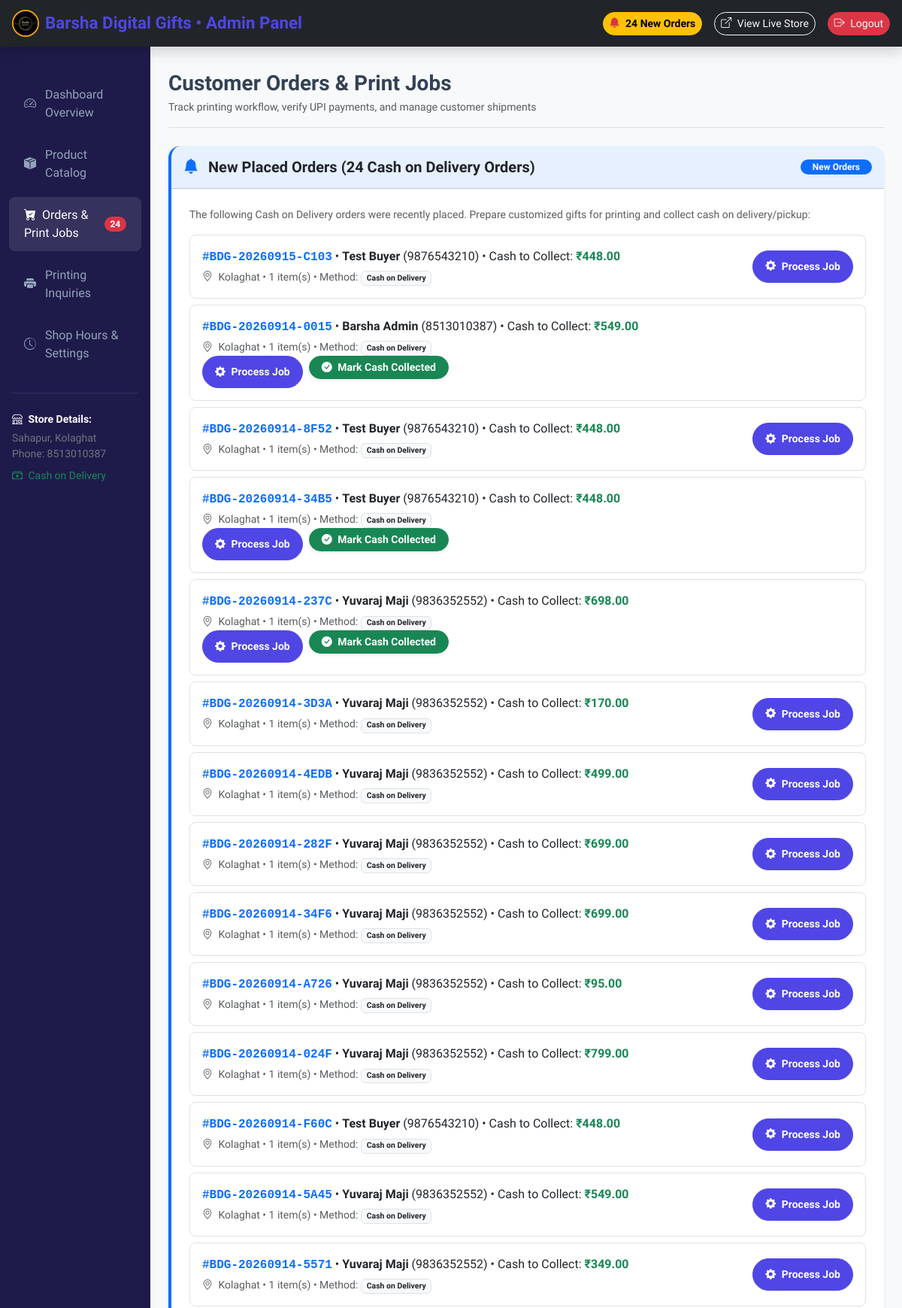
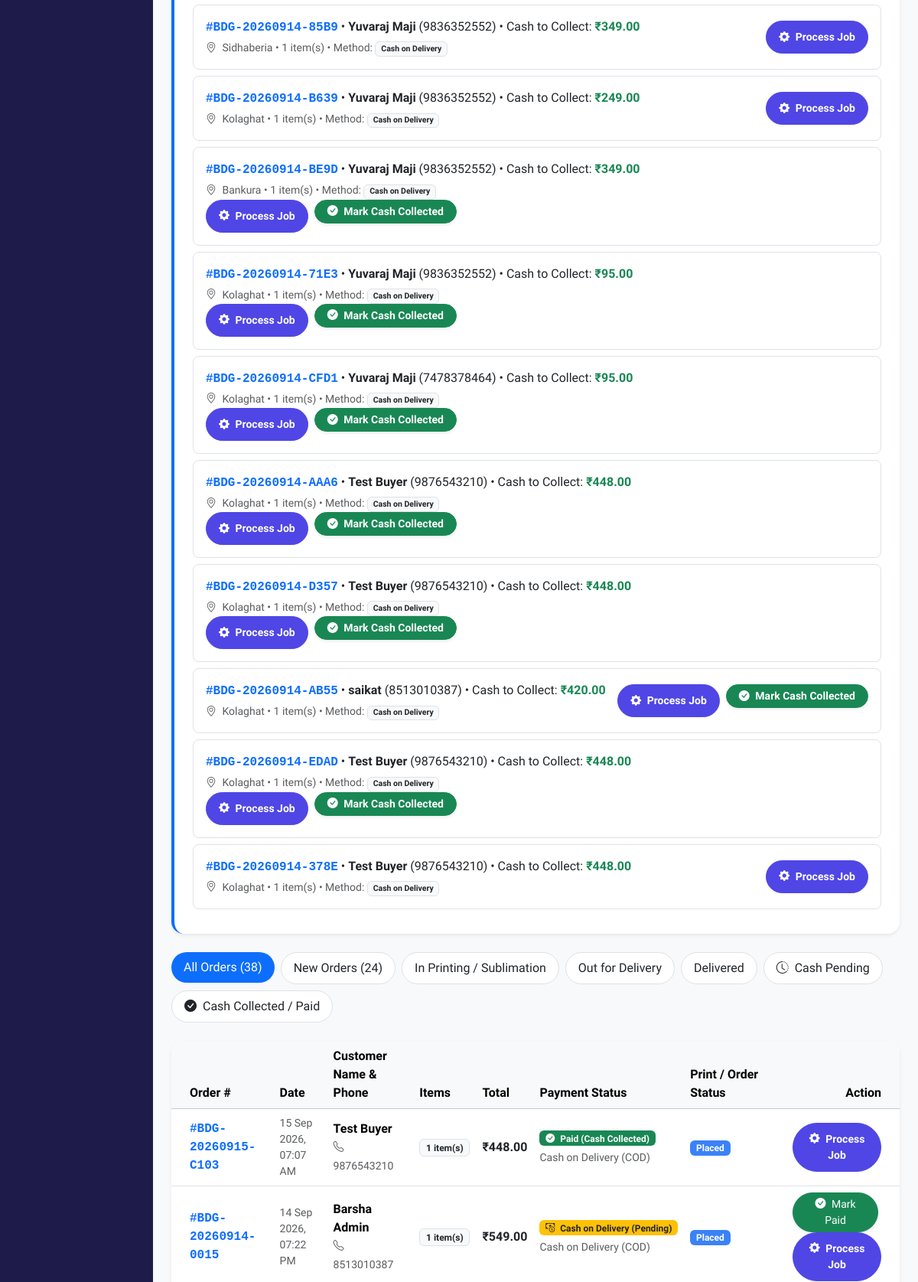
Page /admin/orders (signed in, upper part) on the committed database (2 pictures, top to bottom).
### models.py (models this page shows, shortened)
class Order(db.Model):
    __tablename__ = 'orders'
    id = db.Column(db.Integer, primary_key=True)
    order_number = db.Column(db.String(32), unique=True, nullable=False, index=True)
    user_id = db.Column(db.Integer, db.ForeignKey('users.id'), nullable=True)
    customer_name = db.Column(db.String(120), nullable=False)
    customer_phone = db.Column(db.String(20), nullable=False)
    customer_email = db.Column(db.String(120), nullable=False)
    delivery_address = db.Column(db.Text, nullable=False)
    city = db.Column(db.String(100), default="Kolaghat")
    pincode = db.Column(db.String(20), default="721134")
    order_notes = db.Column(db.Text, nullable=True)
    total_amount = db.Column(db.Float, nullable=False)
    payment_method = db.Column(db.String(50), default='cod')  # 'razorpay', 'upi_qr', 'cod'
    payment_status = db.Column(db.String(50), default='Pending') # 'Pending', 'Paid', 'Failed', 'Verified'
    order_status = db.Column(db.String(50), default='Placed')    # 'Placed', 'Processing', 'In Printing', 'Shipped', 'Delivered', 'Cancelled'
    razorpay_order_id = db.Column(db.String(100), nullable=True)
    razorpay_payment_id = db.Column(db.String(100), nullable=True)
    upi_utr = db.Column(db.String(100), nullable=True)
    upi_screenshot = db.Column(db.String(255), nullable=True)
    created_at = db.Column(db.DateTime, default=utc_now)
    updated_at = db.Column(db.DateTime, default=utc_now, onupdate=utc_now)
    items = db.relationship('OrderItem', backref='order', lazy=True, cascade='all, delete-orphan')

### app.py (the view)
@app.route('/admin/orders')
@admin_required
def admin_orders():
    status_filter = request.args.get('status')
    payment_filter = request.args.get('payment_status')
    query = Order.query
    if status_filter:
        query = query.filter_by(order_status=status_filter)
    if payment_filter:
        query = query.filter_by(payment_status=payment_filter)
    orders_list = query.order_by(Order.created_at.desc()).all()
    new_placed_orders = Order.query.filter_by(order_status='Placed').order_by(Order.created_at.desc()).all()
    return render_template('admin/orders.html',
                           orders=orders_list,
                           current_status=status_filter,
                           current_payment=payment_filter,
                           new_placed_orders=new_placed_orders)

### app.py (called while the page is built)
def admin_required(f):
    @wraps(f)
    def decorated_function(*args, **kwargs):
        if 'user_id' not in session:
            flash('Admin login required.', 'danger')
            return redirect(url_for('login', next=request.url))
        user = db.session.get(User, session['user_id'])
        if not user or not user.is_admin:
            flash('Access denied. Administrator privileges required.', 'danger')
            return redirect(url_for('index'))
        return f(*args, **kwargs)
    return decorated_function

@app.template_filter('currency')
def currency_filter(amount):
    try:
        return f"₹{float(amount):,.2f}"
    except (ValueError, TypeError):
        return f"₹{amount}"

### models.py (called while the page is built)
    @classmethod
    def get_val(cls, key, default=None):
        setting = cls.query.filter_by(key=key).first()
        return setting.value if setting and setting.value else default

### templates/admin/orders.html (shortened to what this page needs)
{% extends "admin/base_admin.html" %}
{% block content %}
<div class="d-flex justify-content-between flex-wrap flex-md-nowrap align-items-center pt-2 pb-3 mb-4 border-bottom">
    <div>
        <h1 class="h3 fw-bold mb-1">Customer Orders &amp; Print Jobs</h1>
        <p class="text-muted small mb-0">Track printing workflow, verify UPI payments, and manage customer shipments</p>
    </div>
</div>
{% if new_placed_orders %}
<div class="card border-0 shadow-sm rounded-4 mb-4 border-start border-primary border-4 overflow-hidden">
    <div class="card-header bg-primary bg-opacity-10 py-3 d-flex justify-content-between align-items-center">
        <h5 class="fw-bold mb-0 text-dark">
            <i class="bi bi-bell-fill text-primary me-2"></i>
            New Placed Orders ({{ new_placed_orders|length }} Cash on Delivery Orders)
        </h5>
        <span class="badge bg-primary rounded-pill px-3 py-1">New Orders</span>
    </div>
    <div class="card-body p-3 p-md-4">
        <p class="text-muted small mb-3">The following Cash on Delivery orders were recently placed. Prepare customized gifts for printing and collect cash on delivery/pickup:</p>
        <div class="list-group">
            {% for p_ord in new_placed_orders %}
            <div class="list-group-item list-group-item-action d-flex flex-wrap justify-content-between align-items-center p-3 rounded-3 mb-2 border">
                <div>
                    <span class="fw-bold font-monospace text-primary">#{{ p_ord.order_number }}</span>
                    &bull; <strong>{{ p_ord.customer_name }}</strong> ({{ p_ord.customer_phone }})
                    &bull; Cash to Collect: <span class="fw-bold text-success">{{ p_ord.total_amount|currency }}</span>
                    <div class="small mt-1 text-muted">
                        <i class="bi bi-geo-alt me-1"></i> {{ p_ord.city }} &bull; {{ p_ord.items|length }} item(s) &bull; Method: <span class="badge bg-light text-dark border">Cash on Delivery</span>
                    </div>
                </div>
                <div class="mt-2 mt-md-0 d-flex gap-2">
                    <a href="{{ url_for('admin_order_detail', id=p_ord.id) }}" class="btn btn-primary-custom btn-sm rounded-pill px-3 fw-bold">
                        <i class="bi bi-gear-fill me-1"></i> Process Job
                    </a>
                    {% if p_ord.payment_status != 'Paid' %}
                    <form action="{{ url_for('admin_confirm_payment', id=p_ord.id) }}" method="POST" class="d-inline">
                        <button type="submit" class="btn btn-success btn-sm rounded-pill px-3 fw-bold shadow-sm" title="Mark cash collected and paid">
                            <i class="bi bi-check-circle-fill me-1"></i> Mark Cash Collected
                        </button>
                    </form>
                    {% endif %}
                </div>
            </div>
            {% endfor %}
        </div>
    </div>
</div>
{% endif %}
<ul class="nav nav-pills mb-4 gap-2">
    <li class="nav-item">
        <a class="nav-link rounded-pill {% if not current_status and not current_payment %}active{% else %}bg-white border text-dark{% endif %}" href="{{ url_for('admin_orders') }}">
            All Orders ({{ orders|length }})
        </a>
    </li>
    <li class="nav-item">
        <a class="nav-link rounded-pill {% if current_status == 'Placed' %}active{% else %}bg-white border text-dark{% endif %}" href="{{ url_for('admin_orders', status='Placed') }}">
            New Orders {% if new_placed_orders %}({{ new_placed_orders|length }}){% endif %}
        </a>
    </li>
    <li class="nav-item">
        <a class="nav-link rounded-pill {% if current_status == 'In Printing' %}active{% else %}bg-white border text-dark{% endif %}" href="{{ url_for('admin_orders', status='In Printing') }}">
            In Printing / Sublimation
        </a>
    </li>
    <li class="nav-item">
        <a class="nav-link rounded-pill {% if current_status == 'Shipped' %}active{% else %}bg-white border text-dark{% endif %}" href="{{ url_for('admin_orders', status='Shipped') }}">
            Out for Delivery
        </a>
    </li>
    <li class="nav-item">
        <a class="nav-link rounded-pill {% if current_status == 'Delivered' %}active{% else %}bg-white border text-dark{% endif %}" href="{{ url_for('admin_orders', status='Delivered') }}">
            Delivered
        </a>
    </li>
    <li class="nav-item">
        <a class="nav-link rounded-pill {% if current_payment == 'Pending' %}active bg-warning text-dark{% else %}bg-white border text-dark{% endif %}" href="{{ url_for('admin_orders', payment_status='Pending') }}">
            <i class="bi bi-clock-history me-1"></i> Cash Pending
        </a>
    </li>
    <li class="nav-item">
        <a class="nav-link rounded-pill {% if current_payment == 'Paid' %}active bg-success text-white{% else %}bg-white border text-dark{% endif %}" href="{{ url_for('admin_orders', payment_status='Paid') }}">
            <i class="bi bi-check-circle-fill me-1"></i> Cash Collected / Paid
        </a>
    </li>
</ul>
<div class="card border-0 shadow-sm rounded-4 overflow-hidden">
    <div class="table-responsive">
        <table class="table table-hover align-middle mb-0">
            <thead class="table-light">
                <tr>
                    <th class="ps-4">Order #</th>
                    <th>Date</th>
                    <th>Customer Name &amp; Phone</th>
                    <th>Items</th>
                    <th>Total</th>
                    <th>Payment Status</th>
                    <th>Print / Order Status</th>
                    <th class="text-end pe-4">Action</th>
                </tr>
            </thead>
            <tbody>
                {% if orders %}
                    {% for order in orders %}
                    <tr>
                        <td class="ps-4 font-monospace fw-bold text-primary">#{{ order.order_number }}</td>
                        <td class="small text-muted">{{ order.created_at.strftime('%d %b %Y, %I:%M %p') }}</td>
                        <td>
                            <div class="fw-bold">{{ order.customer_name }}</div>
                            <small class="text-muted"><i class="bi bi-telephone me-1"></i>{{ order.customer_phone }}</small>
                        </td>
                        <td>
                            <span class="badge bg-light text-dark border">{{ order.items|length }} item(s)</span>
                        </td>
                        <td class="fw-bold text-dark">{{ order.total_amount|currency }}</td>
                        <td>
                            {% if order.payment_status in ['Paid', 'Verified'] %}
                                <span class="badge bg-success">
                                    <i class="bi bi-check-circle-fill me-1"></i> Paid (Cash Collected)
                                </span>
                            {% else %}
                                <span class="badge bg-warning text-dark">
                                    <i class="bi bi-cash-coin me-1"></i> Cash on Delivery (Pending)
                                </span>
                            {% endif %}
                            <div class="small text-muted mt-1">{{ order.payment_method or 'Cash on Delivery' }}</div>
                        </td>
                        <td>
                            {% if order.order_status == 'Placed' %}
                                <span class="badge badge-placed">{{ order.order_status }}</span>
                            {% elif order.order_status == 'In Printing' %}
                                <span class="badge badge-printing">{{ order.order_status }}</span>
                            {% elif order.order_status == 'Delivered' %}
                                <span class="badge badge-delivered">{{ order.order_status }}</span>
                            {% elif order.order_status == 'Shipped' %}
                                <span class="badge badge-shipped">{{ order.order_status }}</span>
                            {% else %}
                                <span class="badge bg-secondary">{{ order.order_status }}</span>
                            {% endif %}
                        </td>
                        <td class="text-end pe-4">
                            {% if order.payment_status != 'Paid' %}
                            <form action="{{ url_for('admin_confirm_payment', id=order.id) }}" method="POST" class="d-inline">
                                <button type="submit" class="btn btn-sm btn-success rounded-pill px-3 shadow-sm me-1" title="Mark cash collected and paid">
                                    <i class="bi bi-check-circle-fill me-1"></i> Mark Paid
                                </button>
                            </form>
                            {% endif %}
                            <a href="{{ url_for('admin_order_detail', id=order.id) }}" class="btn btn-sm btn-primary-custom rounded-pill px-3">
                                <i class="bi bi-gear-fill me-1"></i> Process Job
                            </a>
                        </td>
                    </tr>
                    {% endfor %}
                {% endif %}
            </tbody>
        </table>
    </div>
</div>
{% endblock %}

### static/css/style.css (style rules this page uses)
:root { --primary: #4f46e5; --primary-hover: #4338ca; --primary-light: #eef2ff; --accent: #f59e0b; --accent-coral: #ff4757; --dark: #0f172a; --slate: #334155; --muted: #64748b; --light-bg: #f8fafc; --card-border: #e2e8f0; --whatsapp-green: #25d366; }
body { font-family: 'Plus Jakarta Sans', -apple-system, BlinkMacSystemFont, 'Segoe UI', Roboto, sans-serif; color: var(--slate); background-color: var(--light-bg); min-height: 100vh; display: flex; flex-direction: column; }
.btn-primary-custom { background-color: var(--primary); border-color: var(--primary); color: white; font-weight: 600; border-radius: 10px; padding: 10px 20px; transition: all 0.2s; }
.badge-placed { background-color: #3b82f6; color: white; }

### rows in the picture
Order: order_number "BDG-20260915-C103", customer_name "Test Buyer", customer_phone "9876543210", total_amount "₹448.00", city "Kolaghat", items|length "1", created_at "15 Sep 2026, 07:07 AM", payment_status "Paid" (drawn), payment_method "Cash on Delivery (COD)", order_status "Placed"
Order: order_number "BDG-20260914-0015", customer_name "Barsha Admin", customer_phone "8513010387", total_amount "₹549.00", city "Kolaghat", items|length "1", created_at "14 Sep 2026, 07:22 PM", payment_status "Pending" (drawn), payment_method "Cash on Delivery (COD)", order_status "Placed"
Order: order_number "BDG-20260914-8F52", customer_name "Test Buyer", customer_phone "9876543210", total_amount "₹448.00", city "Kolaghat", items|length "1"
Order: order_number "BDG-20260914-34B5", customer_name "Test Buyer", customer_phone "9876543210", total_amount "₹448.00", city "Kolaghat", items|length "1"
Order: order_number "BDG-20260914-237C", customer_name "Yuvaraj Maji", customer_phone "9836352552", total_amount "₹698.00", city "Kolaghat", items|length "1"
Order: order_number "BDG-20260914-3D3A", customer_name "Yuvaraj Maji", customer_phone "9836352552", total_amount "₹170.00", city "Kolaghat", items|length "1"
Order: order_number "BDG-20260914-4EDB", customer_name "Yuvaraj Maji", customer_phone "9836352552", total_amount "₹499.00", city "Kolaghat", items|length "1"
Order: order_number "BDG-20260914-282F", customer_name "Yuvaraj Maji", customer_phone "9836352552", total_amount "₹699.00", city "Kolaghat", items|length "1"
Order: order_number "BDG-20260914-34F6", customer_name "Yuvaraj Maji", customer_phone "9836352552", total_amount "₹699.00", city "Kolaghat", items|length "1"
Order: order_number "BDG-20260914-A726", customer_name "Yuvaraj Maji", customer_phone "9836352552", total_amount "₹95.00", city "Kolaghat", items|length "1"
Order: order_number "BDG-20260914-024F", customer_name "Yuvaraj Maji", customer_phone "9836352552", total_amount "₹799.00", city "Kolaghat", items|length "1"
Order: order_number "BDG-20260914-F60C", customer_name "Test Buyer", customer_phone "9876543210", total_amount "₹448.00", city "Kolaghat", items|length "1"
Order: order_number "BDG-20260914-5A45", customer_name "Yuvaraj Maji", customer_phone "9836352552", total_amount "₹549.00", city "Kolaghat", items|length "1"
Order: order_number "BDG-20260914-5571", customer_name "Yuvaraj Maji", customer_phone "9836352552", total_amount "₹349.00", city "Kolaghat", items|length "1"
Order: order_number "BDG-20260914-85B9", customer_name "Yuvaraj Maji", customer_phone "9836352552", total_amount "₹349.00", city "Sidhaberia", items|length "1"
Order: order_number "BDG-20260914-B639", customer_name "Yuvaraj Maji", customer_phone "9836352552", total_amount "₹249.00", city "Kolaghat", items|length "1"
Order: order_number "BDG-20260914-BE9D", customer_name "Yuvaraj Maji", customer_phone "9836352552", total_amount "₹349.00", city "Bankura", items|length "1"
Order: order_number "BDG-20260914-71E3", customer_name "Yuvaraj Maji", customer_phone "9836352552", total_amount "₹95.00", city "Kolaghat", items|length "1"
Order: order_number "BDG-20260914-CFD1", customer_name "Yuvaraj Maji", customer_phone "7478378464", total_amount "₹95.00", city "Kolaghat", items|length "1"
Order: order_number "BDG-20260914-AAA6", customer_name "Test Buyer", customer_phone "9876543210", total_amount "₹448.00", city "Kolaghat", items|length "1"
Order: order_number "BDG-20260914-D357", customer_name "Test Buyer", customer_phone "9876543210", total_amount "₹448.00", city "Kolaghat", items|length "1"
Order: order_number "BDG-20260914-AB55", customer_name "saikat", customer_phone "8513010387", total_amount "₹420.00", city "Kolaghat", items|length "1"
Order: order_number "BDG-20260914-EDAD", customer_name "Test Buyer", customer_phone "9876543210", total_amount "₹448.00", city "Kolaghat", items|length "1"
Order: order_number "BDG-20260914-378E", customer_name "Test Buyer", customer_phone "9876543210", total_amount "₹448.00", city "Kolaghat", items|length "1"

### other values in the picture
{{ new_orders_count }} "24"
{{ shop_phone_1 }} "8513010387"
{{ new_placed_orders|length }} "24"
{{ orders|length }} "38"
